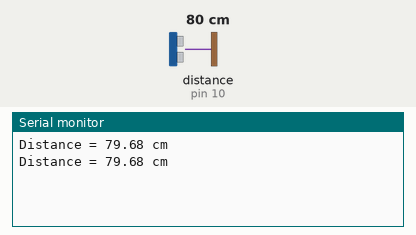
Recording of a sketch running on a simulated Arduino Uno, built with avr-gcc and run on an emulated ATmega328P. Parts: the last lines printed to the serial monitor. Wiring (inferred from the names in the program): ultrasonic range finder: trigger pin 11; echo pin 10. Inputs (shaded band) come from the test bench; at power-on: distance to the obstacle (sensor on pin 10) 80 cm. The echo pulse lasts 58.3 µs per cm.

Above: at 1.8 s.
1.9 s: distance to the obstacle (sensor on pin 10) set to 4 cm
At 2.4 s:
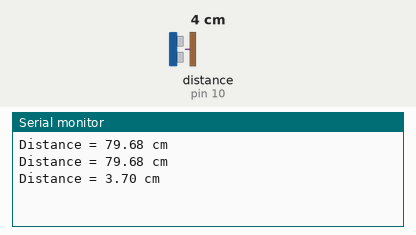
3.4 s: distance to the obstacle (sensor on pin 10) set to 2 cm
At 4.4 s:
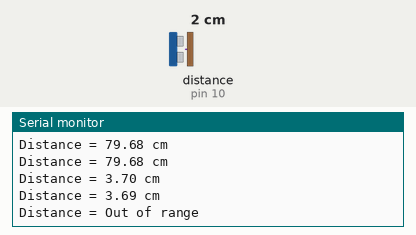
Timing chart, 0 to 6.4 s (numbered marks = the images above; inputs shaded):
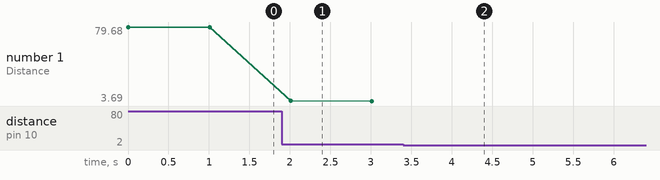

The sketch:

Uno_Ultrasound.ino
```cpp
/*

Observe & report distances via ultrasound on serial monitor
Materials Schedule
  Arduino Uno (or Yun) - 1 each
   https://store.arduino.cc/usa/arduino-uno-rev3
  DF Robot Gravity I/O Shield - 1 each
   https://www.dfrobot.com/product-1009.html
  HC-SR04 Ultrasonic Range Finder
   https://www.adafruit.com/product/4007
  A-B Cable - 1 each
   https://www.staples.com/usb+ab+cable/directory_usb+ab+cable
  Wire Bundles - 4 female/female wires
   https://www.adafruit.com/product/266

  Check Arduino-Laptop connection via Arduino IDE
   1.Tools->Board->Arduino Genuino Uno or Arduino Yun
   2.Tools->Port->Arduino Genuino Uno or Arduino Yun

 Assembly
   1.Connect A-B cable to arduino and laptop and upload sketch
   2.Connect aurduino and shield
   3.Connect HC-SR04 sensor to I/O shield digital pins 10 & 11 with (4) female/female wires
      Sensor (Trig) I/O Shield pin 11 (D)
      Sensor (Echo) I/O Shield pin 10 (D)
      Sensor (+)    I/O Shield pin 10 (VCC) Voltage
      Sensor (-)    I/O Shield pin 10 (GND) Ground

   4.Open serial monitor to view sensor readings at 9600 baud
  Engineering

    DroneBot Workshop 2017
     http://dronebotworkshop.com

    ATS
     https://www.youtube.com/channel/UCDuWq2wFqeVII1KC7grySRg
     https://github.com/AnchorageBot
     03-2019

*/

// === Libraries ==========================

// Check Arduino IDE -> Tools -> Manage Libraries -> Type -> Installed
   // Ensure that Adafruit Unified Sensor Library is installed

#include <Adafruit_Sensor.h>

// === Gobal constants and variables =======

// HC-SR04 sensor constants
#define trigPin 11  // I/O shield D11
#define echoPin 10  //I/O shield D10

// HC-SR04 sensor variables
float duration, distance;

// === Setup code here, runs once =========================

void setup() {

  // Setup the serial monitor for data analysis & debugging
  Serial.begin (9600);

  pinMode(trigPin, OUTPUT);
  pinMode(echoPin, INPUT);
}

// === Main code here, runs/loops repeatedly ==============

void loop() {

  // Pulse to the HC-SR04 Trigger Pin

  digitalWrite(trigPin, LOW);
  delayMicroseconds(2);
  digitalWrite(trigPin, HIGH);
  delayMicroseconds(10);
  digitalWrite(trigPin, LOW);

  // Measure the response from the HC-SR04 Echo Pin

  duration = pulseIn(echoPin, HIGH);

  // Determine distance from duration
  // Use 343 metres per second as speed of sound

  distance = (duration / 2) * 0.0343;

  // Send results to Serial Monitor

  Serial.print("Distance = ");
  if (distance >= 400 || distance <= 2) {
     Serial.println("Out of range");
  }
  else {
    Serial.print(distance);
    Serial.println(" cm");
    delay(500);
  }
  delay(500);
}
```

Measured:
- the behaviour switches between 3 and 2 cm on distance to the obstacle (sensor on pin 10) (found by bisection; images 1 and 2)
- after the input at 1.9 s, the serial monitor: prints a new line after 0.11 s (image 1)
- after the input at 3.4 s, the serial monitor: prints a new line after 0.61 s (image 2)
- plotted number 1: 79.68 → 3.69 after the input at 1.9 s
